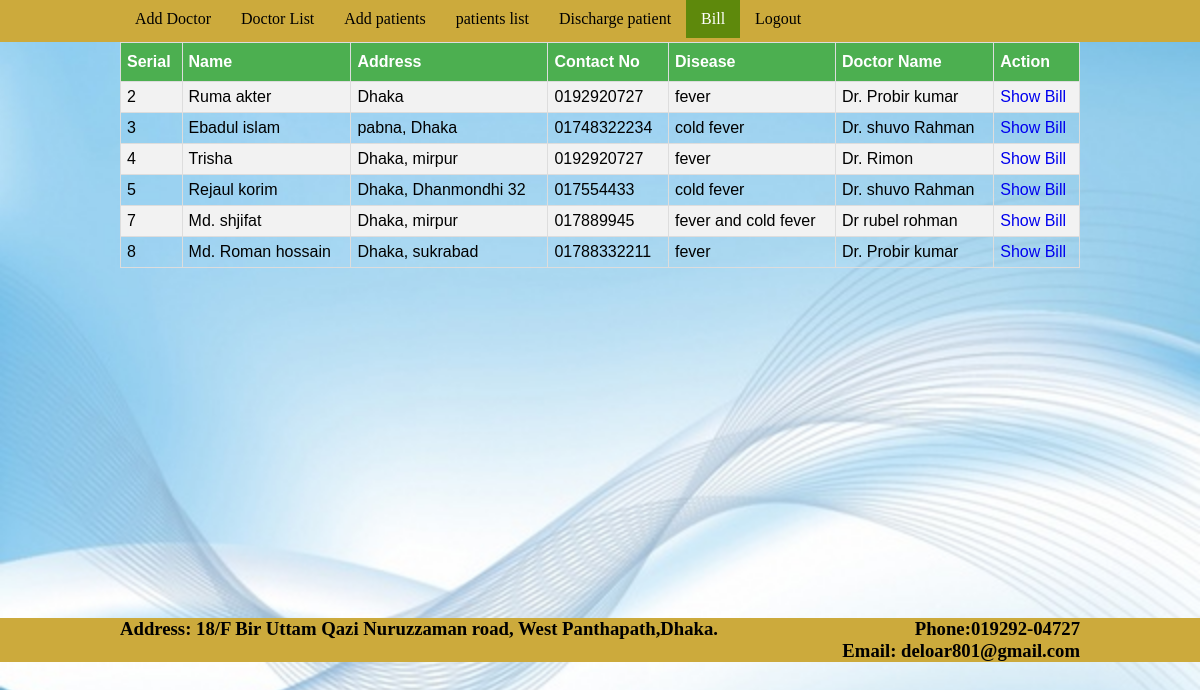
Page /patients_bill.php (signed in) on the committed database.
### tables this page shows
CREATE TABLE `add_patients` (
  `patient_id` int(11) NOT NULL,
  `doctor_id` int(11) NOT NULL,
  `patient_name` varchar(20) NOT NULL,
  `patient_address` varchar(255) NOT NULL,
  `patient_contact_no` varchar(20) NOT NULL,
  `patient_disease` varchar(50) NOT NULL
);

CREATE TABLE `add_doctor` (
  `doctor_id` int(11) NOT NULL,
  `doctor_name` varchar(20) NOT NULL,
  `doctor_address` varchar(20) NOT NULL,
  `doctor_email` varchar(20) NOT NULL,
  `contact_no` varchar(20) NOT NULL,
  `specialist` varchar(50) NOT NULL,
  `day` varchar(255) NOT NULL,
  `startingTime` varchar(255) NOT NULL,
  `endTime` varchar(255) NOT NULL
);

### patients_bill.php (the view, shortened to what this page needs)
<?php include 'configs/dbConnection.php';?>
<?php
$sql = "select p.patient_id,p.patient_name,p.patient_address,p.patient_contact_no,p.patient_disease,add_doctor.doctor_name as doctorName from add_patients as p left join add_doctor on p.doctor_id = add_doctor.doctor_id";
$result = mysqli_query($con,$sql);
?>
<!DOCTYPE html>
<html lang="en">
<head>
	<link rel="stylesheet" type="text/css" href="css/admin_css.css">
	<link rel="stylesheet" type="text/css" href="css/doctor_css.css">
	<link rel="stylesheet" type="text/css" href="style.css">
</head>
<body style="background: url(img/4.jpg);background-repeat: no-repeat;background-size: cover;">
	<div class="full_width">
		<div class="ful_width_nab">
			<ul>
				<li><a href="addDoctor.php">Add Doctor</a></li>
				<li><a href="doctorList.php">Doctor List</a></li>
				<li><a href="addPatient.php">Add patients</a></li>
				<li><a href="patientsList.php">patients list</a></li>
				<li><a href="discharge_patient.php">Discharge patient</a></li>
				<li><a href="patients_bill.php" class="active">Bill</a></li>
				<li><a href="logout.php">Logout</a></li>
			</ul>
		</div>
	</div>
	<div class="container">
		<div class="table
		_show_data">
			<table id="customers">
				  <tr>
				    <th>Serial</th>
				    <th>Name</th>
				    <th>Address</th>
				    <th>Contact No</th>
				    <th>Disease</th>
				    <th>Doctor Name</th>
				    <th>Action</th>
				  </tr>
             <?php while($row = mysqli_fetch_assoc($result)){?>
				  <tr>
				    <td><?=$row['patient_id'];?></td>
				    <td><?=$row['patient_name'];?></td>
				    <td><?=$row['patient_address'];?></td>
				    <td><?=$row['patient_contact_no'];?></td>
				    <td><?=$row['patient_disease'];?></td>
				    <td><?=$row['doctorName'];?></td>
				    <td>
				    	<a href="bill.php?id=<?=$row['patient_id'];?>">Show Bill</a>
				    </td>
				  </tr>
				  <?php } ?>
				</table>
		</div>
	</div>
	<div class="full_container footerLenght">
		<div class="main_warper">
				<div class="footerdown">
					<div class="footer_left">
						<h3>Address: 18/F Bir Uttam Qazi Nuruzzaman road,
					West Panthapath,Dhaka.
					</div>
					<div class="footer_right">
						<h3>Phone:019292-04727 </h3>
					    <h3>Email: deloar801@gmail.com</h3>
					</div>
				</div>
			</div>
		</div>
</body>
</html>

### css/admin_css.css (style rules this page uses)
* { margin:0; padding: 0; }
.full_width { width: 100%; background-color: #CCAA3C; }
.container { width: 960px; margin: 0 auto; }
.ful_width_nab { width: 960px; margin:0 auto; margin-top: 0; }
.ful_width_nab ul { list-style: none; padding: 0; margin: 0; overflow: hidden; display: inline-block; }
.ful_width_nab ul li { float: left; }
.ful_width_nab ul li a { text-decoration: none; color: black; padding: 10px 15px; display: block; }
.ful_width_nab ul li a.active { background: #5E890C; color: white; }
.footerLenght { margin-top: 500px; }

### css/doctor_css.css (style rules this page uses)
* { margin:0; padding: 0; }
.full_width { width: 100%; background-color: #CCAA3C; }
.container { width: 960px; margin: 0 auto; }
.ful_width_nab { width: 960px; margin:0 auto; margin-top: 0; }
.ful_width_nab ul { list-style: none; padding: 0; margin: 0; overflow: hidden; display: inline-block; }
.ful_width_nab ul li { float: left; }
.ful_width_nab ul li a { text-decoration: none; color: black; padding: 10px 15px; display: block; }
#customers { font-family: "Trebuchet MS", Arial, Helvetica, sans-serif; border-collapse: collapse; width: 100%; }
#customers a { text-decoration: none; }
#customers td, #customers th { border: 1px solid #ddd; padding: 6px; }
#customers tr:nth-child(even) { background-color: #f2f2f2; }
#customers th { padding-top: 10px; padding-bottom: 10px; text-align: left; background-color: #4CAF50; color: white; }

### style.css (style rules this page uses)
* { padding: 0; margin: 0 auto; }
.full_container { width: 100%; height: auto; background-color: #CCAA3C; overflow: hidden; margin-top: 0px; }
.main_warper { width: 960px; margin: 0 auto; }
.footerdown { margin-top: 0; }
.footerdown .footer_left h3 { color: black; float: left; width: 630px; margin-right: 20px; overflow: hidden; }
.footerdown .footer_right h3 { float: right; color: black; }
.footerLenght { margin-top: 700px; }

### patients_bill.php (style rules this page uses)
.footerLenght { margin-top: 350px; }

### rows in the picture
add_patients: patient_id "2", patient_name "Ruma akter", patient_address "Dhaka", patient_contact_no "0192920727", patient_disease "fever", doctor.doctor_name "Dr. Probir kumar"
add_patients: patient_id "3", patient_name "Ebadul islam", patient_address "pabna, Dhaka", patient_contact_no "01748322234", patient_disease "cold fever", doctor.doctor_name "Dr. shuvo Rahman"
add_patients: patient_id "4", patient_name "Trisha", patient_address "Dhaka, mirpur", patient_contact_no "0192920727", patient_disease "fever", doctor.doctor_name "Dr. Rimon"
add_patients: patient_id "5", patient_name "Rejaul korim", patient_address "Dhaka, Dhanmondhi 32", patient_contact_no "017554433", patient_disease "cold fever", doctor.doctor_name "Dr. shuvo Rahman"
add_patients: patient_id "7", patient_name "Md. shjifat", patient_address "Dhaka, mirpur", patient_contact_no "017889945", patient_disease "fever and cold fever", doctor.doctor_name "Dr rubel rohman"
add_patients: patient_id "8", patient_name "Md. Roman hossain", patient_address "Dhaka, sukrabad", patient_contact_no "01788332211", patient_disease "fever", doctor.doctor_name "Dr. Probir kumar"
